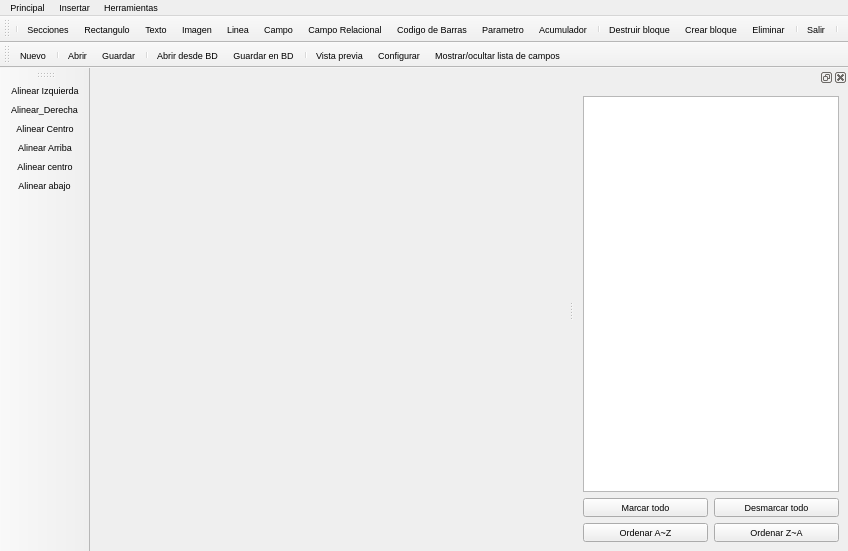
<?xml version="1.0" encoding="UTF-8"?>
<ui version="4.0">
 <class>ReportVisual</class>
 <widget class="QMainWindow" name="ReportVisual">
  <property name="geometry">
   <rect>
    <x>0</x>
    <y>0</y>
    <width>848</width>
    <height>551</height>
   </rect>
  </property>
  <property name="font">
   <font>
    <pointsize>7</pointsize>
   </font>
  </property>
  <property name="windowTitle">
   <string>VisualReport v.0.1.0</string>
  </property>
  <property name="windowIcon">
   <iconset resource="recoverdrake.qrc">
    <normaloff>:/Imagenes/modelo.png</normaloff>:/Imagenes/modelo.png</iconset>
  </property>
  <widget class="QWidget" name="centralwidget">
   <property name="sizePolicy">
    <sizepolicy hsizetype="Preferred" vsizetype="Preferred">
     <horstretch>0</horstretch>
     <verstretch>0</verstretch>
    </sizepolicy>
   </property>
  </widget>
  <widget class="QMenuBar" name="menubar">
   <property name="geometry">
    <rect>
     <x>0</x>
     <y>0</y>
     <width>848</width>
     <height>15</height>
    </rect>
   </property>
   <widget class="QMenu" name="menuMenu">
    <property name="title">
     <string>Principal</string>
    </property>
    <addaction name="actionAbrir"/>
    <addaction name="actionGuardar"/>
    <addaction name="actionVista_Previa"/>
    <addaction name="separator"/>
    <addaction name="actionAbrir_desde_BD"/>
    <addaction name="actionGuardar_en_BD"/>
    <addaction name="separator"/>
    <addaction name="actionSalir"/>
   </widget>
   <widget class="QMenu" name="menuInsertar">
    <property name="title">
     <string>Insertar</string>
    </property>
    <addaction name="actionCrear_seccion"/>
    <addaction name="separator"/>
    <addaction name="actionRectangulo_redondeado"/>
    <addaction name="actionTexto"/>
    <addaction name="actionImagen"/>
    <addaction name="actionLinea"/>
    <addaction name="actionCampo"/>
    <addaction name="actionCampo_Relacional"/>
    <addaction name="actionCodeBar"/>
    <addaction name="actionParametro"/>
    <addaction name="actionAcumulador"/>
   </widget>
   <widget class="QMenu" name="menuHerramientas">
    <property name="title">
     <string>Herramientas</string>
    </property>
    <addaction name="actionBlock"/>
    <addaction name="actionDestruir_bloque"/>
    <addaction name="separator"/>
    <addaction name="actionConfigurar_modelo"/>
    <addaction name="separator"/>
    <addaction name="actionVer_contorno_objetos"/>
    <addaction name="actionLimitar_vista_previa"/>
    <addaction name="separator"/>
    <addaction name="actionBorrar"/>
    <addaction name="actionMostrar_ocultar_lista_de_campos"/>
   </widget>
   <addaction name="menuMenu"/>
   <addaction name="menuInsertar"/>
   <addaction name="menuHerramientas"/>
  </widget>
  <widget class="QToolBar" name="toolBar">
   <property name="windowTitle">
    <string>toolBar</string>
   </property>
   <property name="iconSize">
    <size>
     <width>26</width>
     <height>13</height>
    </size>
   </property>
   <property name="toolButtonStyle">
    <enum>Qt::ToolButtonTextUnderIcon</enum>
   </property>
   <attribute name="toolBarArea">
    <enum>TopToolBarArea</enum>
   </attribute>
   <attribute name="toolBarBreak">
    <bool>false</bool>
   </attribute>
   <addaction name="separator"/>
   <addaction name="actionCrear_seccion"/>
   <addaction name="actionRectangulo_redondeado"/>
   <addaction name="actionTexto"/>
   <addaction name="actionImagen"/>
   <addaction name="actionLinea"/>
   <addaction name="actionCampo"/>
   <addaction name="actionCampo_Relacional"/>
   <addaction name="actionCodeBar"/>
   <addaction name="actionParametro"/>
   <addaction name="actionAcumulador"/>
   <addaction name="separator"/>
   <addaction name="actionDestruir_bloque"/>
   <addaction name="actionBlock"/>
   <addaction name="actionBorrar"/>
   <addaction name="separator"/>
   <addaction name="actionSalir"/>
   <addaction name="separator"/>
  </widget>
  <widget class="QToolBar" name="toolBar_2">
   <property name="windowTitle">
    <string>toolBar_2</string>
   </property>
   <property name="iconSize">
    <size>
     <width>22</width>
     <height>22</height>
    </size>
   </property>
   <attribute name="toolBarArea">
    <enum>TopToolBarArea</enum>
   </attribute>
   <attribute name="toolBarBreak">
    <bool>true</bool>
   </attribute>
   <addaction name="actionNuevo"/>
   <addaction name="separator"/>
   <addaction name="actionAbrir"/>
   <addaction name="actionGuardar"/>
   <addaction name="separator"/>
   <addaction name="actionAbrir_desde_BD"/>
   <addaction name="actionGuardar_en_BD"/>
   <addaction name="separator"/>
   <addaction name="actionVista_Previa"/>
   <addaction name="actionConfigurar_modelo"/>
   <addaction name="actionMostrar_ocultar_lista_de_campos"/>
  </widget>
  <widget class="QToolBar" name="toolBar_3">
   <property name="windowTitle">
    <string>toolBar_3</string>
   </property>
   <attribute name="toolBarArea">
    <enum>LeftToolBarArea</enum>
   </attribute>
   <attribute name="toolBarBreak">
    <bool>false</bool>
   </attribute>
   <addaction name="actionAlinear_Izquierda"/>
   <addaction name="actionAlinear_Derecha"/>
   <addaction name="actionAlinear_Centro"/>
   <addaction name="actionAlinear_Arriba"/>
   <addaction name="actionAlinear_centro"/>
   <addaction name="actionAlinear_abajo"/>
  </widget>
  <widget class="QDockWidget" name="dockWidget">
   <attribute name="dockWidgetArea">
    <number>2</number>
   </attribute>
   <widget class="QWidget" name="dockWidgetContents">
    <layout class="QGridLayout" name="gridLayout">
     <item row="2" column="1">
      <widget class="QPushButton" name="pushButton_3">
       <property name="text">
        <string>Ordenar A~Z</string>
       </property>
       <property name="icon">
        <iconset resource="recoverdrake.qrc">
         <normaloff>:/Imagenes/flechaOut.png</normaloff>:/Imagenes/flechaOut.png</iconset>
       </property>
       <property name="iconSize">
        <size>
         <width>25</width>
         <height>25</height>
        </size>
       </property>
      </widget>
     </item>
     <item row="0" column="1" colspan="2">
      <widget class="QListWidget" name="itemList">
       <property name="selectionMode">
        <enum>QAbstractItemView::MultiSelection</enum>
       </property>
      </widget>
     </item>
     <item row="1" column="2">
      <widget class="QPushButton" name="pushButton_2">
       <property name="text">
        <string>Desmarcar todo</string>
       </property>
       <property name="icon">
        <iconset resource="recoverdrake.qrc">
         <normaloff>:/Imagenes/menos.png</normaloff>:/Imagenes/menos.png</iconset>
       </property>
       <property name="iconSize">
        <size>
         <width>25</width>
         <height>25</height>
        </size>
       </property>
      </widget>
     </item>
     <item row="1" column="1">
      <widget class="QPushButton" name="pushButton">
       <property name="text">
        <string>Marcar todo</string>
       </property>
       <property name="icon">
        <iconset resource="recoverdrake.qrc">
         <normaloff>:/Imagenes/mas.png</normaloff>:/Imagenes/mas.png</iconset>
       </property>
       <property name="iconSize">
        <size>
         <width>25</width>
         <height>25</height>
        </size>
       </property>
      </widget>
     </item>
     <item row="2" column="2">
      <widget class="QPushButton" name="pushButton_4">
       <property name="text">
        <string>Ordenar Z~A</string>
       </property>
       <property name="icon">
        <iconset resource="recoverdrake.qrc">
         <normaloff>:/Imagenes/flechaUp.png</normaloff>:/Imagenes/flechaUp.png</iconset>
       </property>
       <property name="iconSize">
        <size>
         <width>25</width>
         <height>25</height>
        </size>
       </property>
      </widget>
     </item>
    </layout>
   </widget>
  </widget>
  <action name="actionSalir">
   <property name="icon">
    <iconset resource="recoverdrake.qrc">
     <normaloff>:/Imagenes/puerta.png</normaloff>:/Imagenes/puerta.png</iconset>
   </property>
   <property name="text">
    <string>Salir</string>
   </property>
  </action>
  <action name="actionAbrir">
   <property name="icon">
    <iconset resource="recoverdrake.qrc">
     <normaloff>:/Imagenes/carpeta.png</normaloff>:/Imagenes/carpeta.png</iconset>
   </property>
   <property name="text">
    <string>Abrir</string>
   </property>
   <property name="shortcut">
    <string>Ctrl+A</string>
   </property>
  </action>
  <action name="actionGuardar">
   <property name="icon">
    <iconset resource="recoverdrake.qrc">
     <normaloff>:/Imagenes/guardar.png</normaloff>:/Imagenes/guardar.png</iconset>
   </property>
   <property name="text">
    <string>Guardar</string>
   </property>
   <property name="shortcut">
    <string>Ctrl+G</string>
   </property>
  </action>
  <action name="actionConfigurar_modelo">
   <property name="icon">
    <iconset resource="recoverdrake.qrc">
     <normaloff>:/Imagenes/informe.png</normaloff>:/Imagenes/informe.png</iconset>
   </property>
   <property name="text">
    <string>Configurar</string>
   </property>
  </action>
  <action name="actionRectangulo_redondeado">
   <property name="checkable">
    <bool>true</bool>
   </property>
   <property name="icon">
    <iconset resource="recoverdrake.qrc">
     <normaloff>:/Imagenes/rectredondeado.png</normaloff>:/Imagenes/rectredondeado.png</iconset>
   </property>
   <property name="text">
    <string>Rectangulo</string>
   </property>
   <property name="toolTip">
    <string>Rectangulo</string>
   </property>
   <property name="shortcut">
    <string>Alt+R</string>
   </property>
  </action>
  <action name="actionTexto">
   <property name="checkable">
    <bool>true</bool>
   </property>
   <property name="icon">
    <iconset resource="recoverdrake.qrc">
     <normaloff>:/Imagenes/drakfont-mdk.png</normaloff>:/Imagenes/drakfont-mdk.png</iconset>
   </property>
   <property name="text">
    <string>Texto</string>
   </property>
   <property name="toolTip">
    <string>Texto a insertar</string>
   </property>
   <property name="shortcut">
    <string>Alt+T</string>
   </property>
  </action>
  <action name="actionCrear_seccion">
   <property name="icon">
    <iconset resource="recoverdrake.qrc">
     <normaloff>:/Imagenes/archivoIn.png</normaloff>:/Imagenes/archivoIn.png</iconset>
   </property>
   <property name="text">
    <string>Secciones</string>
   </property>
   <property name="toolTip">
    <string>Secciones</string>
   </property>
   <property name="shortcut">
    <string>Alt+S</string>
   </property>
  </action>
  <action name="actionVista_Previa">
   <property name="icon">
    <iconset resource="recoverdrake.qrc">
     <normaloff>:/Imagenes/print-preview.png</normaloff>:/Imagenes/print-preview.png</iconset>
   </property>
   <property name="text">
    <string>Vista previa</string>
   </property>
   <property name="shortcut">
    <string>Ctrl+P</string>
   </property>
  </action>
  <action name="actionImagen">
   <property name="checkable">
    <bool>true</bool>
   </property>
   <property name="icon">
    <iconset resource="recoverdrake.qrc">
     <normaloff>:/Imagenes/pintura.png</normaloff>:/Imagenes/pintura.png</iconset>
   </property>
   <property name="text">
    <string>Imagen</string>
   </property>
   <property name="shortcut">
    <string>Alt+I</string>
   </property>
  </action>
  <action name="actionBorrar">
   <property name="icon">
    <iconset resource="recoverdrake.qrc">
     <normaloff>:/Imagenes/bad.png</normaloff>:/Imagenes/bad.png</iconset>
   </property>
   <property name="text">
    <string>Eliminar</string>
   </property>
   <property name="shortcut">
    <string>Del</string>
   </property>
  </action>
  <action name="actionLinea">
   <property name="checkable">
    <bool>true</bool>
   </property>
   <property name="icon">
    <iconset resource="recoverdrake.qrc">
     <normaloff>:/Imagenes/line.png</normaloff>:/Imagenes/line.png</iconset>
   </property>
   <property name="text">
    <string>Linea</string>
   </property>
   <property name="shortcut">
    <string>Alt+L</string>
   </property>
  </action>
  <action name="actionCampo">
   <property name="checkable">
    <bool>true</bool>
   </property>
   <property name="icon">
    <iconset resource="recoverdrake.qrc">
     <normaloff>:/Imagenes/field.png</normaloff>:/Imagenes/field.png</iconset>
   </property>
   <property name="text">
    <string>Campo</string>
   </property>
   <property name="shortcut">
    <string>Alt+C</string>
   </property>
  </action>
  <action name="actionBlock">
   <property name="icon">
    <iconset resource="recoverdrake.qrc">
     <normaloff>:/Imagenes/candadoC.png</normaloff>:/Imagenes/candadoC.png</iconset>
   </property>
   <property name="text">
    <string>Crear bloque</string>
   </property>
   <property name="shortcut">
    <string>Ctrl+I</string>
   </property>
  </action>
  <action name="actionDestruir_bloque">
   <property name="icon">
    <iconset resource="recoverdrake.qrc">
     <normaloff>:/Imagenes/muro.png</normaloff>:/Imagenes/muro.png</iconset>
   </property>
   <property name="text">
    <string>Destruir bloque</string>
   </property>
   <property name="shortcut">
    <string>Ctrl+Del</string>
   </property>
  </action>
  <action name="actionVer_contorno_objetos">
   <property name="checkable">
    <bool>true</bool>
   </property>
   <property name="text">
    <string>Ver contorno de objetos</string>
   </property>
   <property name="shortcut">
    <string>Ctrl+M</string>
   </property>
  </action>
  <action name="actionLimitar_vista_previa">
   <property name="checkable">
    <bool>true</bool>
   </property>
   <property name="text">
    <string>Limitar vista previa</string>
   </property>
   <property name="shortcut">
    <string>Ctrl+V</string>
   </property>
  </action>
  <action name="actionAlinear_Izquierda">
   <property name="icon">
    <iconset resource="recoverdrake.qrc">
     <normaloff>:/Imagenes/shape_align_left.png</normaloff>:/Imagenes/shape_align_left.png</iconset>
   </property>
   <property name="text">
    <string>Alinear Izquierda</string>
   </property>
   <property name="toolTip">
    <string>Alinear Izquierda</string>
   </property>
  </action>
  <action name="actionAlinear_Derecha">
   <property name="icon">
    <iconset resource="recoverdrake.qrc">
     <normaloff>:/Imagenes/shape_align_right.png</normaloff>:/Imagenes/shape_align_right.png</iconset>
   </property>
   <property name="text">
    <string>Alinear_Derecha</string>
   </property>
   <property name="toolTip">
    <string>Alinear Derecha</string>
   </property>
  </action>
  <action name="actionAlinear_Centro">
   <property name="icon">
    <iconset resource="recoverdrake.qrc">
     <normaloff>:/Imagenes/shape_align_center.png</normaloff>:/Imagenes/shape_align_center.png</iconset>
   </property>
   <property name="text">
    <string>Alinear Centro</string>
   </property>
   <property name="toolTip">
    <string>Alinear Centro</string>
   </property>
  </action>
  <action name="actionAlinear_Arriba">
   <property name="icon">
    <iconset resource="recoverdrake.qrc">
     <normaloff>:/Imagenes/shape_align_top.png</normaloff>:/Imagenes/shape_align_top.png</iconset>
   </property>
   <property name="text">
    <string>Alinear Arriba</string>
   </property>
   <property name="toolTip">
    <string>Alinear Arriba</string>
   </property>
  </action>
  <action name="actionAlinear_centro">
   <property name="icon">
    <iconset resource="recoverdrake.qrc">
     <normaloff>:/Imagenes/shape_align_middle.png</normaloff>:/Imagenes/shape_align_middle.png</iconset>
   </property>
   <property name="text">
    <string>Alinear centro</string>
   </property>
   <property name="toolTip">
    <string>Alinear centro</string>
   </property>
  </action>
  <action name="actionAlinear_abajo">
   <property name="icon">
    <iconset resource="recoverdrake.qrc">
     <normaloff>:/Imagenes/shape_align_bottom.png</normaloff>:/Imagenes/shape_align_bottom.png</iconset>
   </property>
   <property name="text">
    <string>Alinear abajo</string>
   </property>
  </action>
  <action name="actionNuevo">
   <property name="icon">
    <iconset resource="recoverdrake.qrc">
     <normaloff>:/Imagenes/icono.png</normaloff>:/Imagenes/icono.png</iconset>
   </property>
   <property name="text">
    <string>Nuevo</string>
   </property>
   <property name="toolTip">
    <string>Nuevo</string>
   </property>
  </action>
  <action name="actionMostrar_ocultar_lista_de_campos">
   <property name="checkable">
    <bool>true</bool>
   </property>
   <property name="icon">
    <iconset resource="recoverdrake.qrc">
     <normaloff>:/Imagenes/target.png</normaloff>:/Imagenes/target.png</iconset>
   </property>
   <property name="text">
    <string>Mostrar/ocultar lista de campos</string>
   </property>
   <property name="shortcut">
    <string>Ctrl+L</string>
   </property>
  </action>
  <action name="actionCodeBar">
   <property name="checkable">
    <bool>true</bool>
   </property>
   <property name="icon">
    <iconset resource="recoverdrake.qrc">
     <normaloff>:/Imagenes/barcode.png</normaloff>:/Imagenes/barcode.png</iconset>
   </property>
   <property name="text">
    <string>Codigo de Barras</string>
   </property>
   <property name="toolTip">
    <string>Codigo de Barras</string>
   </property>
   <property name="shortcut">
    <string>Alt+B</string>
   </property>
  </action>
  <action name="actionCampo_Relacional">
   <property name="checkable">
    <bool>true</bool>
   </property>
   <property name="icon">
    <iconset resource="recoverdrake.qrc">
     <normaloff>:/Imagenes/field_rel.png</normaloff>:/Imagenes/field_rel.png</iconset>
   </property>
   <property name="text">
    <string>Campo Relacional</string>
   </property>
   <property name="toolTip">
    <string>Campo Relacional</string>
   </property>
   <property name="shortcut">
    <string>Alt+A</string>
   </property>
  </action>
  <action name="actionParametro">
   <property name="checkable">
    <bool>true</bool>
   </property>
   <property name="icon">
    <iconset resource="recoverdrake.qrc">
     <normaloff>:/Imagenes/parametro.png</normaloff>:/Imagenes/parametro.png</iconset>
   </property>
   <property name="text">
    <string>Parametro</string>
   </property>
   <property name="toolTip">
    <string>Parametro</string>
   </property>
  </action>
  <action name="actionAcumulador">
   <property name="checkable">
    <bool>true</bool>
   </property>
   <property name="icon">
    <iconset resource="recoverdrake.qrc">
     <normaloff>:/Imagenes/ccm3.png</normaloff>:/Imagenes/ccm3.png</iconset>
   </property>
   <property name="text">
    <string>Acumulador</string>
   </property>
   <property name="toolTip">
    <string>Acumulador</string>
   </property>
   <property name="shortcut">
    <string>Ctrl+K</string>
   </property>
  </action>
  <action name="actionGuardar_en_BD">
   <property name="icon">
    <iconset resource="recoverdrake.qrc">
     <normaloff>:/Imagenes/save_db.png</normaloff>:/Imagenes/save_db.png</iconset>
   </property>
   <property name="text">
    <string>Guardar en BD</string>
   </property>
   <property name="toolTip">
    <string>Guardar en BD</string>
   </property>
  </action>
  <action name="actionAbrir_desde_BD">
   <property name="icon">
    <iconset resource="recoverdrake.qrc">
     <normaloff>:/Imagenes/upload_db.png</normaloff>:/Imagenes/upload_db.png</iconset>
   </property>
   <property name="text">
    <string>Abrir desde BD</string>
   </property>
   <property name="toolTip">
    <string>Abrir desde BD</string>
   </property>
  </action>
 </widget>
 <tabstops>
  <tabstop>itemList</tabstop>
 </tabstops>
 <resources>
  <include location="recoverdrake.qrc"/>
 </resources>
 <connections/>
</ui>
